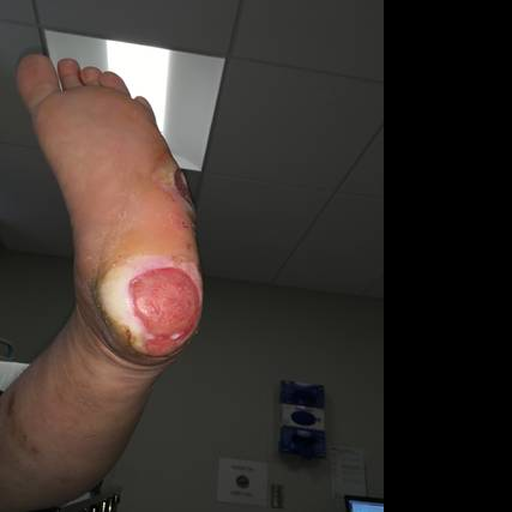
#> input picture data/raw/Foot Ulcer Segmentation Challenge/train/images/0013.png, 512 x 512 px; its folder holds only this picture in this run
$ jupyter execute EDA_analisys.ipynb
#> lines starting #> are read from the running program, lines starting #| are printed output that depends on the picture; after the words box and inside, x2 and y2 are one past the last pixel; in counts of white or black regions, pixels touching at a corner belong together
## 1. Источник и состав данных

Для сегментации ран при диабетической стопе используется датасет:

**Foot Ulcer Segmentation (FuSeg)** [FuSeg](https://github.com/uwm-bigdata/wound-segmentation/tree/master/data/Foot%20Ulcer%20Segmentation%20Challenge)

| Параметр | Значение |
|----------|----------|
| **Организация-источник** | University of Wisconsin-Milwaukee (UWM) Big Data Lab + AZH Wound and Vascular Center |
| **Контекст сбора** | Клинические фотографии пациентов с диабетическими язвами стопы, собранные в рамках исследовательского протокола |
| **Лицензия** | MIT License — разрешено использование, модификация, коммерческое применение с указанием авторства |
| **Ссылка на публикацию** | [Scientific Reports, 2020](https://www.nature.com/articles/s41598-020-78799-w) |

### Количественные характеристики

| Параметр | Значение                                                                  |
|----------|---------------------------------------------------------------------------|
| **Общий объём** | 1,210 пар `изображение + маска`                                           |
| **Разделение** | • Train: 810 пар (74%)<br>• Validation: 200 пар (18%)<br>• Test: 200 фото (8%) |
| **Формат изображений** | PNG, разрешение 512–512 px                                                |
| **Формат масок** | PNG, одноканальные (grayscale), значения: `0` = фон, `255` = язва         |
| **Классы** | Бинарная сегментация: `0` — здоровая кожа/фон, `1` — область диабетической язвы |

## 2. Базовый EDA: выводы, важные для моделирования

[cell 1]
import numpy as np
import pandas as pd
import matplotlib.pyplot as plt
from pathlib import Path
import cv2
from tqdm import tqdm

def compute_dataset_stats(base_path: str, split: str = "train"):
    """Считаем базовые статистики по датасету"""
#> called with split = 'train'
    img_dir = Path(base_path) / split / "images" # находим путь к изображению
    mask_dir = Path(base_path) / split / "labels" # находим путь к маске

    stats = []
    for img_path in tqdm(list(img_dir.glob("*.png"))):
        mask_path = mask_dir / img_path.name
        if not mask_path.exists(): continue

        img = cv2.imread(str(img_path), cv2.IMREAD_COLOR) # загрузка в BGR
#> img is the input picture: shape (512, 512, 3); mean B, G, R 45.3, 49.7, 58.1
        img = cv2.cvtColor(img, cv2.COLOR_BGR2RGB)
        mask = cv2.imread(str(mask_path), cv2.IMREAD_GRAYSCALE)
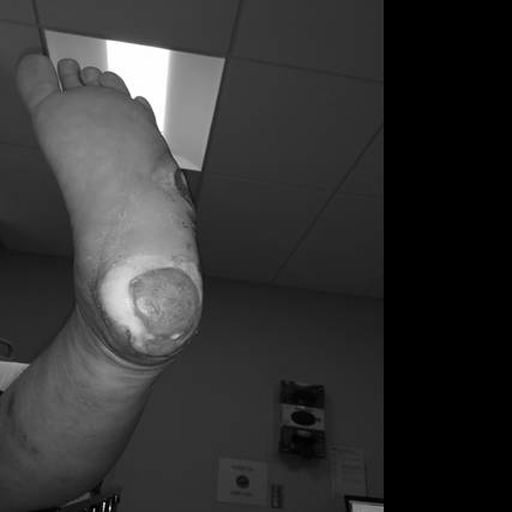
#> mask: shape (512, 512); min 0, max 255, mean 51.4
        mask_bin = (mask > 127).astype(np.uint8)
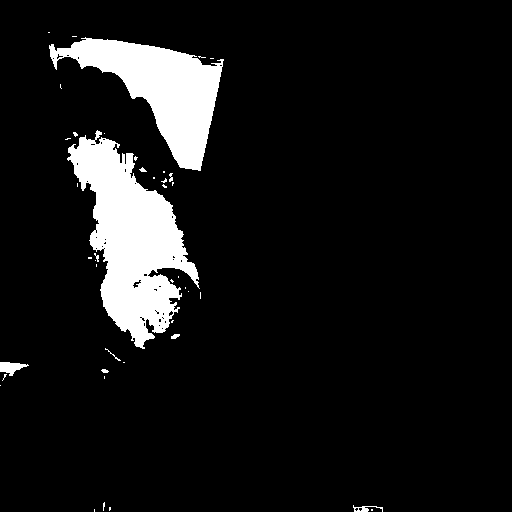
#> mask_bin: shape (512, 512); values 0 (black) and 1 (white), 9% white; 42 white regions (32 under 20 px), largest, box (x1, y1, x2, y2) and area: (67, 130, 200, 349) 13451, (49, 37, 224, 171) 9438, (0, 362, 29, 376) 228

        # Статистики для раны
        wound_px = np.sum(mask_bin)
#> wound_px = 23539
        wound_ratio = wound_px / (512 * 512)
#> wound_ratio = 0.0898

        # Цветовые статистики (только в области раны)
        wound_region = img[mask_bin > 0] if wound_px > 0 else np.array([])

        stats.append({
            "filename": img_path.name,
            "wound_px": wound_px,
            "wound_ratio": wound_ratio,
            "brightness": cv2.cvtColor(img, cv2.COLOR_BGR2GRAY).mean(),
            "contrast": cv2.cvtColor(img, cv2.COLOR_BGR2GRAY).std(),
            "wound_mean_R": wound_region[:, 0].mean() if len(wound_region) > 0 else 0,
            "wound_mean_G": wound_region[:, 1].mean() if len(wound_region) > 0 else 0,
            "wound_mean_B": wound_region[:, 2].mean() if len(wound_region) > 0 else 0,
        })

    return pd.DataFrame(stats)

# Запуск
DATASET_PATH = Path("../data/raw/Foot Ulcer Segmentation Challenge")
stats_df = compute_dataset_stats(str(DATASET_PATH), split="train")
#> stats_df = table of 1 rows and 8 columns

[cell 2]
stats_df
#> Out = table of 1 rows and 8 columns

[cell 3]
stats_df.describe()
#> Out = table of 8 rows and 7 columns

[cell 4]
# Гистограмма размера ран
plt.hist(stats_df["wound_ratio"] * 100, bins=30)
plt.xlabel("Площадь раны, %")
plt.title("Распределение размеров ран")
plt.show()
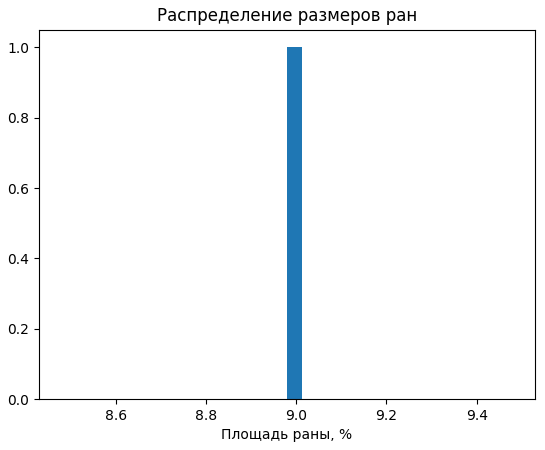
#> figure drawn by matplotlib, 1 panel; tallest bar 1 high, from x = 8.98 to 9.01

# Статистики
print(f"Медиана площади: {stats_df['wound_ratio'].median()*100:.2f}%")
#| Медиана площади: 8.98%
print(f"Диапазон: {stats_df['wound_ratio'].min()*100:.2f}% – {stats_df['wound_ratio'].max()*100:.2f}%")
#| Диапазон: 8.98% – 8.98%

# Фильтрация: найти очень маленькие раны, очень большие раны
small_wounds = stats_df[stats_df["wound_ratio"] < 0.003]
#> small_wounds = table of 0 rows and 8 columns
print(f"Маленьких ран (<0.3 %): {len(small_wounds)} из {len(stats_df)}")
#| Маленьких ран (<0.3 %): 0 из 1
big_wounds = stats_df[stats_df["wound_ratio"] > 0.016]
#> big_wounds = table of 1 rows and 8 columns
print(f"Больших ран(>1.6 %): {len(big_wounds)} из {len(stats_df)}")
#| Больших ран(>1.6 %): 1 из 1

### Выводы после EDA

1. Сильный _class imbalance_ - необходимо использовать соответствующие функции потерь (Dice Loss, Tversky Loss).
2. Диапазон wound_ratio _0.00% – 13.23%_ - необходимо добавить RandomScale аугментации.
3. Средняя яркость _90 ± 14_ - добавить аугментации ColorJitter.
4. Много маленьких ран (25 %) - использовать Tversky Loss

### 3. Оценка качества разметки

Данные почерпнуты из статьи https://www.mdpi.com/2078-2489/15/3/140

Первичная разметка<br>
   • Неэкспертные аннотаторы в Photoshop (графические планшеты)<br>
   • Маски — отдельные слои поверх оригинальных изображений<br>

Экспертная валидация<br>
   • Проведена специалистами по раневому менеджменту (wound care specialists)<br>
   • Опыт экспертов: >20 лет работы с хроническими ранами<br>
   • Также участвовали медицинские ассистенты клиники, которые вели этих пациентов<br>

Разрешение спорных случаев:<br>
совместное обсуждение аннотационной команды и лаборатории, финальное решение принималось консенсусом

### 4. Описание алгоритма формирования выборки для решения задачи и стратегия валидации

Авторы датасета предоставили качественное разделение на train, validation и test.

Однако для исследовательского проекта также можно применить 5-fold cross-validation со стратификацией по размеру раны (больших и маленьких ран по 25 %, остальные средние), предварительно
объединив train и validation. В таком случае test можно использовать для финальной оценки качества модели.

[cell 5]
# validation имеет схожие статистики, что и train, поэтому их можно объединить
stats_df_val = compute_dataset_stats(str(DATASET_PATH), split="validation")
#> stats_df_val = table of 1 rows and 8 columns

[cell 6]
stats_df_val.describe()
#> Out = table of 8 rows and 7 columns

[cell 7]
# Гистограмма размера ран
plt.hist(stats_df_val["wound_ratio"] * 100, bins=30)
plt.xlabel("Площадь раны, %")
plt.title("Распределение размеров ран")
plt.show()

# Статистики
print(f"Медиана площади: {stats_df_val['wound_ratio'].median()*100:.2f}%")
#| Медиана площади: 8.98%
print(f"Диапазон: {stats_df_val['wound_ratio'].min()*100:.2f}% – {stats_df_val['wound_ratio'].max()*100:.2f}%")
#| Диапазон: 8.98% – 8.98%

# Фильтрация: найти очень маленькие раны, очень большие раны
small_wounds = stats_df_val[stats_df_val["wound_ratio"] < 0.003]
print(f"Маленьких ран (<0.3 %): {len(small_wounds)} из {len(stats_df_val)}")
#| Маленьких ран (<0.3 %): 0 из 1
big_wounds = stats_df_val[stats_df_val["wound_ratio"] > 0.016]
print(f"Больших ран(>1.6 %): {len(big_wounds)} из {len(stats_df_val)}")
#| Больших ран(>1.6 %): 1 из 1

$ run again, on data/raw/Foot Ulcer Segmentation Challenge/train/images/0059.png
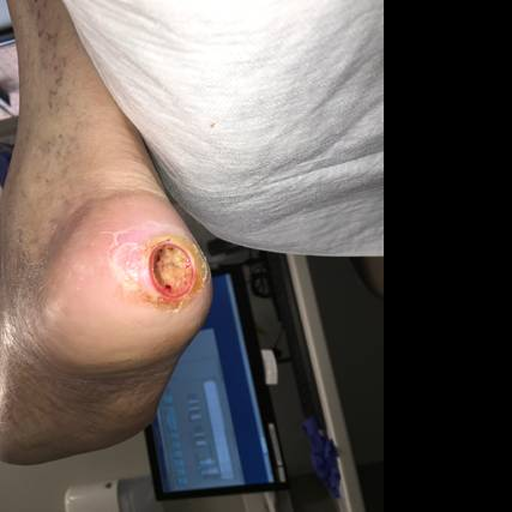
#> input picture data/raw/Foot Ulcer Segmentation Challenge/train/images/0059.png, 512 x 512 px
#> in compute_dataset_stats, img is the input picture: shape (512, 512, 3); mean B, G, R 88.5, 92.6, 101.9
#> in compute_dataset_stats, `mask_bin = (mask > 127).astype(np.uint8)`:
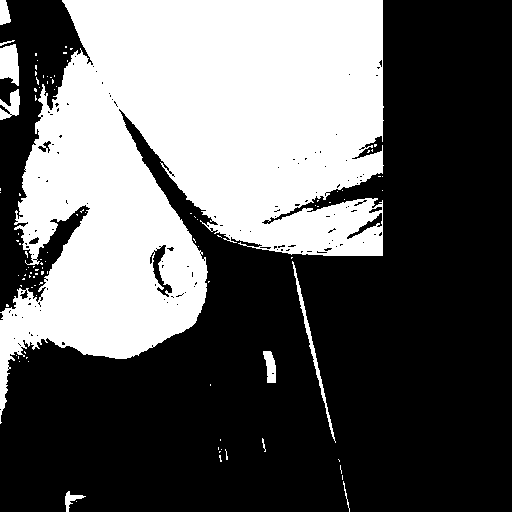
#> mask_bin: shape (512, 512); values 0 (black) and 1 (white), 37.9% white; 102 white regions (92 under 20 px), largest, box (x1, y1, x2, y2) and area: (0, 0, 384, 424) 96657, (0, 44, 19, 86) 627, (292, 261, 336, 443) 579
#> wound_px = 99315
#> wound_ratio = 0.379
#> stats_df = table of 1 rows and 8 columns
#> `stats_df.describe()`: Out = table of 8 rows and 7 columns
#> `plt.show()`:
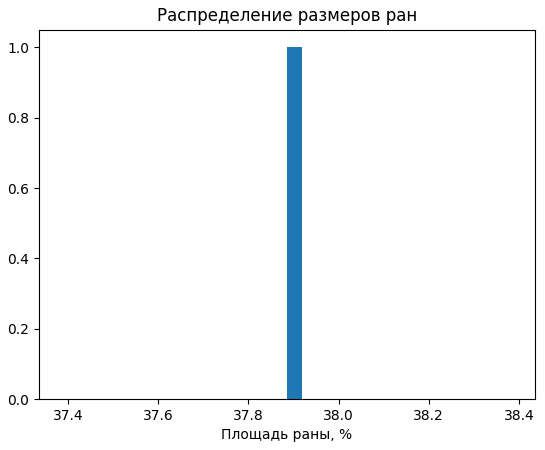
#> figure drawn by matplotlib, 1 panel; tallest bar 1 high, from x = 37.89 to 37.92
#| Медиана площади: 37.89%
#| Диапазон: 37.89% – 37.89%
#> small_wounds = table of 0 rows and 8 columns
#| Маленьких ран (<0.3 %): 0 из 1
#> big_wounds = table of 1 rows and 8 columns
#| Больших ран(>1.6 %): 1 из 1
#> `stats_df_val.describe()`: Out = table of 8 rows and 7 columns
#| Медиана площади: 37.89%
#| Диапазон: 37.89% – 37.89%
#| Маленьких ран (<0.3 %): 0 из 1
#| Больших ран(>1.6 %): 1 из 1

$ run again, on data/raw/Foot Ulcer Segmentation Challenge/train/images/0152.png
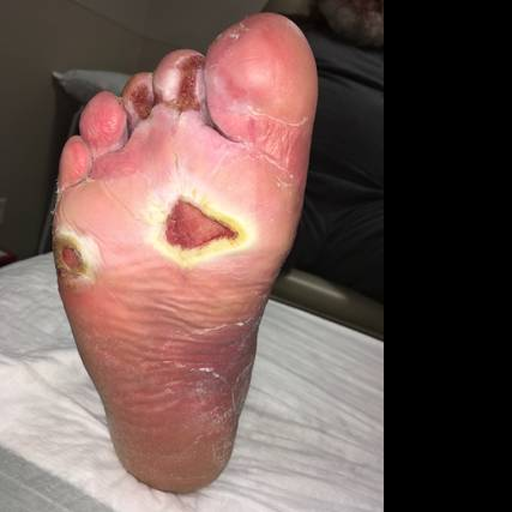
#> input picture data/raw/Foot Ulcer Segmentation Challenge/train/images/0152.png, 512 x 512 px
#> in compute_dataset_stats, img is the input picture: shape (512, 512, 3); mean B, G, R 84.4, 89.5, 113.3
#> in compute_dataset_stats, `mask_bin = (mask > 127).astype(np.uint8)`:
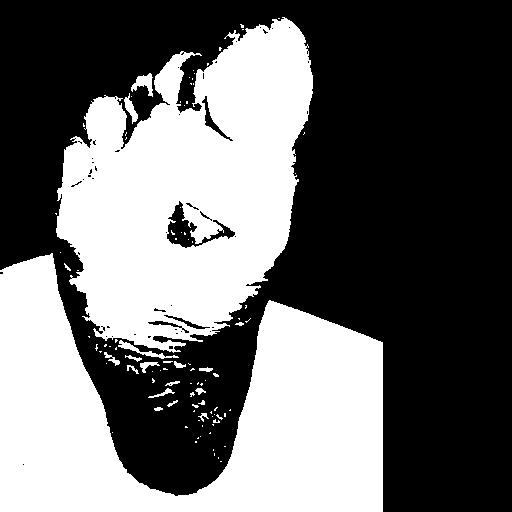
#> mask_bin: shape (512, 512); values 0 (black) and 1 (white), 41.7% white; 98 white regions (78 under 20 px), largest, box (x1, y1, x2, y2) and area: (56, 17, 313, 353) 54468, (0, 253, 383, 512) 53092, (131, 73, 153, 97) 250
#> wound_px = 109245
#> wound_ratio = 0.417
#> stats_df = table of 1 rows and 8 columns
#> `stats_df.describe()`: Out = table of 8 rows and 7 columns
#> `plt.show()`:
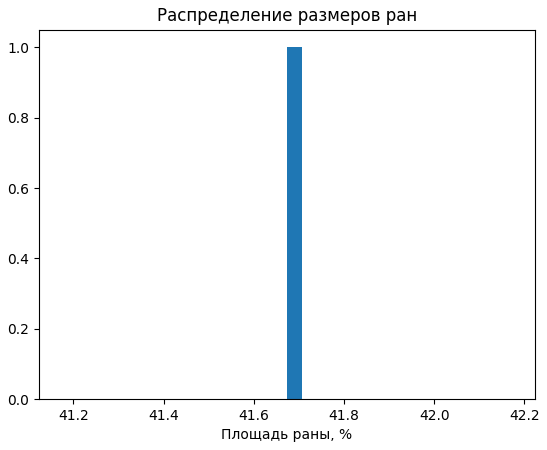
#> figure drawn by matplotlib, 1 panel; tallest bar 1 high, from x = 41.67 to 41.71
#| Медиана площади: 41.67%
#| Диапазон: 41.67% – 41.67%
#> small_wounds = table of 0 rows and 8 columns
#| Маленьких ран (<0.3 %): 0 из 1
#> big_wounds = table of 1 rows and 8 columns
#| Больших ран(>1.6 %): 1 из 1
#> `stats_df_val.describe()`: Out = table of 8 rows and 7 columns
#| Медиана площади: 41.67%
#| Диапазон: 41.67% – 41.67%
#| Маленьких ран (<0.3 %): 0 из 1
#| Больших ран(>1.6 %): 1 из 1
